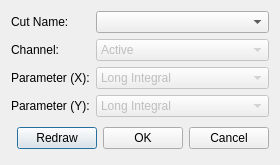
<?xml version="1.0" encoding="UTF-8"?>
<ui version="4.0">
 <class>DialogPolygonalCutEdit</class>
 <widget class="QDialog" name="DialogPolygonalCutEdit">
  <property name="windowModality">
   <enum>Qt::NonModal</enum>
  </property>
  <property name="geometry">
   <rect>
    <x>0</x>
    <y>0</y>
    <width>263</width>
    <height>155</height>
   </rect>
  </property>
  <property name="windowTitle">
   <string>Dialog</string>
  </property>
  <layout class="QGridLayout" name="gridLayout">
   <item row="0" column="0">
    <widget class="QLabel" name="labelName">
     <property name="text">
      <string>Cut Name:</string>
     </property>
    </widget>
   </item>
   <item row="0" column="1">
    <widget class="QComboBox" name="comboBoxName"/>
   </item>
   <item row="1" column="0">
    <widget class="QLabel" name="labelChannel">
     <property name="text">
      <string>Channel:</string>
     </property>
    </widget>
   </item>
   <item row="1" column="1">
    <widget class="QComboBox" name="comboBoxChannel">
     <property name="enabled">
      <bool>false</bool>
     </property>
     <item>
      <property name="text">
       <string>Active</string>
      </property>
     </item>
     <item>
      <property name="text">
       <string>0</string>
      </property>
     </item>
     <item>
      <property name="text">
       <string>1</string>
      </property>
     </item>
     <item>
      <property name="text">
       <string>2</string>
      </property>
     </item>
     <item>
      <property name="text">
       <string>3</string>
      </property>
     </item>
     <item>
      <property name="text">
       <string>4</string>
      </property>
     </item>
     <item>
      <property name="text">
       <string>5</string>
      </property>
     </item>
     <item>
      <property name="text">
       <string>6</string>
      </property>
     </item>
     <item>
      <property name="text">
       <string>7</string>
      </property>
     </item>
     <item>
      <property name="text">
       <string>8</string>
      </property>
     </item>
     <item>
      <property name="text">
       <string>9</string>
      </property>
     </item>
     <item>
      <property name="text">
       <string>10</string>
      </property>
     </item>
     <item>
      <property name="text">
       <string>11</string>
      </property>
     </item>
     <item>
      <property name="text">
       <string>12</string>
      </property>
     </item>
     <item>
      <property name="text">
       <string>13</string>
      </property>
     </item>
     <item>
      <property name="text">
       <string>14</string>
      </property>
     </item>
     <item>
      <property name="text">
       <string>15</string>
      </property>
     </item>
     <item>
      <property name="text">
       <string>16</string>
      </property>
     </item>
     <item>
      <property name="text">
       <string>17</string>
      </property>
     </item>
     <item>
      <property name="text">
       <string>18</string>
      </property>
     </item>
     <item>
      <property name="text">
       <string>19</string>
      </property>
     </item>
     <item>
      <property name="text">
       <string>20</string>
      </property>
     </item>
     <item>
      <property name="text">
       <string>21</string>
      </property>
     </item>
     <item>
      <property name="text">
       <string>22</string>
      </property>
     </item>
     <item>
      <property name="text">
       <string>23</string>
      </property>
     </item>
     <item>
      <property name="text">
       <string>24</string>
      </property>
     </item>
     <item>
      <property name="text">
       <string>25</string>
      </property>
     </item>
     <item>
      <property name="text">
       <string>26</string>
      </property>
     </item>
     <item>
      <property name="text">
       <string>27</string>
      </property>
     </item>
     <item>
      <property name="text">
       <string>28</string>
      </property>
     </item>
     <item>
      <property name="text">
       <string>29</string>
      </property>
     </item>
     <item>
      <property name="text">
       <string>30</string>
      </property>
     </item>
     <item>
      <property name="text">
       <string>31</string>
      </property>
     </item>
    </widget>
   </item>
   <item row="2" column="0">
    <widget class="QLabel" name="labelParameterX">
     <property name="text">
      <string>Parameter (X):</string>
     </property>
    </widget>
   </item>
   <item row="2" column="1">
    <widget class="QComboBox" name="comboBoxParameterX">
     <property name="enabled">
      <bool>false</bool>
     </property>
     <item>
      <property name="text">
       <string>Long Integral</string>
      </property>
     </item>
     <item>
      <property name="text">
       <string>Short Integral</string>
      </property>
     </item>
     <item>
      <property name="text">
       <string>PSD Factor</string>
      </property>
     </item>
     <item>
      <property name="text">
       <string>Filtered PSD Factor</string>
      </property>
     </item>
     <item>
      <property name="text">
       <string>Baseline</string>
      </property>
     </item>
     <item>
      <property name="text">
       <string>Time of CFD Crossing</string>
      </property>
     </item>
     <item>
      <property name="text">
       <string>CFD Delta (Prev Channel)</string>
      </property>
     </item>
     <item>
      <property name="text">
       <string>Max Value</string>
      </property>
     </item>
     <item>
      <property name="text">
       <string>Min Value</string>
      </property>
     </item>
     <item>
      <property name="text">
       <string>Time of Max</string>
      </property>
     </item>
     <item>
      <property name="text">
       <string>Time of Min</string>
      </property>
     </item>
     <item>
      <property name="text">
       <string>Half-Rise Value</string>
      </property>
     </item>
     <item>
      <property name="text">
       <string>Time of Half-Rise</string>
      </property>
     </item>
     <item>
      <property name="text">
       <string>Temperature</string>
      </property>
     </item>
     <item>
      <property name="text">
       <string>Seconds from First Event</string>
      </property>
     </item>
     <item>
      <property name="text">
       <string>Time of Flight</string>
      </property>
     </item>
     <item>
      <property name="text">
       <string>Custom Variable 1</string>
      </property>
     </item>
     <item>
      <property name="text">
       <string>Custom Variable 2</string>
      </property>
     </item>
     <item>
      <property name="text">
       <string>Custom Variable 3</string>
      </property>
     </item>
     <item>
      <property name="text">
       <string>Custom Variable 4</string>
      </property>
     </item>
     <item>
      <property name="text">
       <string>Custom Variable 5</string>
      </property>
     </item>
    </widget>
   </item>
   <item row="3" column="0">
    <widget class="QLabel" name="labelParameterY">
     <property name="text">
      <string>Parameter (Y):</string>
     </property>
    </widget>
   </item>
   <item row="3" column="1">
    <widget class="QComboBox" name="comboBoxParameterY">
     <property name="enabled">
      <bool>false</bool>
     </property>
     <item>
      <property name="text">
       <string>Long Integral</string>
      </property>
     </item>
     <item>
      <property name="text">
       <string>Short Integral</string>
      </property>
     </item>
     <item>
      <property name="text">
       <string>PSD Factor</string>
      </property>
     </item>
     <item>
      <property name="text">
       <string>Filtered PSD Factor</string>
      </property>
     </item>
     <item>
      <property name="text">
       <string>Baseline</string>
      </property>
     </item>
     <item>
      <property name="text">
       <string>Time of CFD Crossing</string>
      </property>
     </item>
     <item>
      <property name="text">
       <string>CFD Delta (Prev Channel)</string>
      </property>
     </item>
     <item>
      <property name="text">
       <string>Max Value</string>
      </property>
     </item>
     <item>
      <property name="text">
       <string>Min Value</string>
      </property>
     </item>
     <item>
      <property name="text">
       <string>Time of Max</string>
      </property>
     </item>
     <item>
      <property name="text">
       <string>Time of Min</string>
      </property>
     </item>
     <item>
      <property name="text">
       <string>Half-Rise Value</string>
      </property>
     </item>
     <item>
      <property name="text">
       <string>Time of Half-Rise</string>
      </property>
     </item>
     <item>
      <property name="text">
       <string>Temperature</string>
      </property>
     </item>
     <item>
      <property name="text">
       <string>Seconds from First Event</string>
      </property>
     </item>
     <item>
      <property name="text">
       <string>Time of Flight</string>
      </property>
     </item>
     <item>
      <property name="text">
       <string>Custom Variable 1</string>
      </property>
     </item>
     <item>
      <property name="text">
       <string>Custom Variable 2</string>
      </property>
     </item>
     <item>
      <property name="text">
       <string>Custom Variable 3</string>
      </property>
     </item>
     <item>
      <property name="text">
       <string>Custom Variable 4</string>
      </property>
     </item>
     <item>
      <property name="text">
       <string>Custom Variable 5</string>
      </property>
     </item>
    </widget>
   </item>
   <item row="4" column="0" colspan="2">
    <layout class="QHBoxLayout">
     <property name="spacing">
      <number>6</number>
     </property>
     <property name="leftMargin">
      <number>0</number>
     </property>
     <property name="topMargin">
      <number>0</number>
     </property>
     <property name="rightMargin">
      <number>0</number>
     </property>
     <property name="bottomMargin">
      <number>0</number>
     </property>
     <item>
      <spacer>
       <property name="orientation">
        <enum>Qt::Horizontal</enum>
       </property>
       <property name="sizeHint" stdset="0">
        <size>
         <width>131</width>
         <height>31</height>
        </size>
       </property>
      </spacer>
     </item>
     <item>
      <widget class="QPushButton" name="redrawButton">
       <property name="text">
        <string>Redraw</string>
       </property>
      </widget>
     </item>
     <item>
      <widget class="QPushButton" name="okButton">
       <property name="text">
        <string>OK</string>
       </property>
      </widget>
     </item>
     <item>
      <widget class="QPushButton" name="cancelButton">
       <property name="text">
        <string>Cancel</string>
       </property>
      </widget>
     </item>
    </layout>
   </item>
  </layout>
 </widget>
 <resources/>
 <connections>
  <connection>
   <sender>cancelButton</sender>
   <signal>clicked()</signal>
   <receiver>DialogPolygonalCutEdit</receiver>
   <slot>reject()</slot>
   <hints>
    <hint type="sourcelabel">
     <x>369</x>
     <y>253</y>
    </hint>
    <hint type="destinationlabel">
     <x>179</x>
     <y>282</y>
    </hint>
   </hints>
  </connection>
  <connection>
   <sender>comboBoxName</sender>
   <signal>currentIndexChanged(int)</signal>
   <receiver>DialogPolygonalCutEdit</receiver>
   <slot>onIndexChanged(int)</slot>
   <hints>
    <hint type="sourcelabel">
     <x>200</x>
     <y>29</y>
    </hint>
    <hint type="destinationlabel">
     <x>542</x>
     <y>316</y>
    </hint>
   </hints>
  </connection>
  <connection>
   <sender>okButton</sender>
   <signal>clicked()</signal>
   <receiver>DialogPolygonalCutEdit</receiver>
   <slot>accept()</slot>
   <hints>
    <hint type="sourcelabel">
     <x>287</x>
     <y>291</y>
    </hint>
    <hint type="destinationlabel">
     <x>131</x>
     <y>77</y>
    </hint>
   </hints>
  </connection>
  <connection>
   <sender>redrawButton</sender>
   <signal>clicked()</signal>
   <receiver>DialogPolygonalCutEdit</receiver>
   <slot>onRedrawClicked()</slot>
   <hints>
    <hint type="sourcelabel">
     <x>368</x>
     <y>291</y>
    </hint>
    <hint type="destinationlabel">
     <x>131</x>
     <y>77</y>
    </hint>
   </hints>
  </connection>
 </connections>
 <slots>
  <slot>onIndexChanged(int)</slot>
  <slot>onRedrawClicked()</slot>
 </slots>
</ui>
